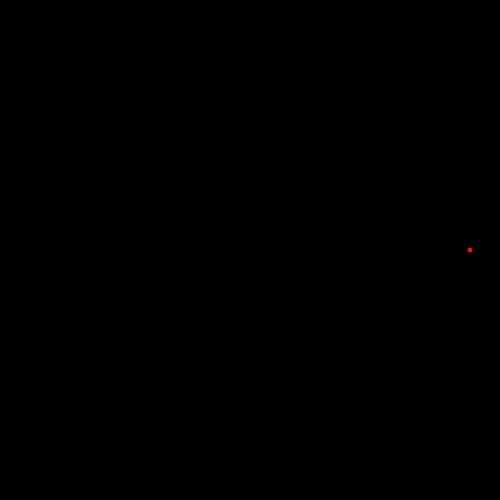
Frame 1 (no input)
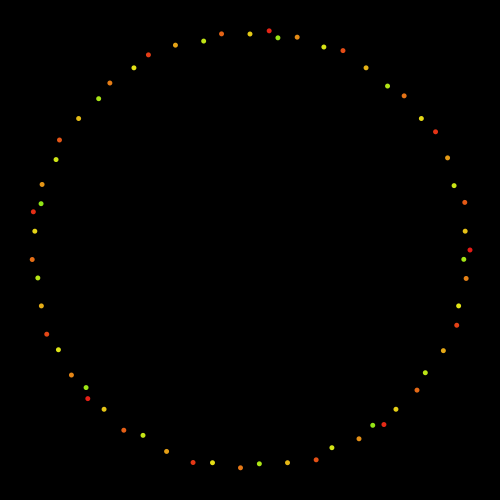
Frame 60 (the mouse pressed at the canvas centre just before this capture)
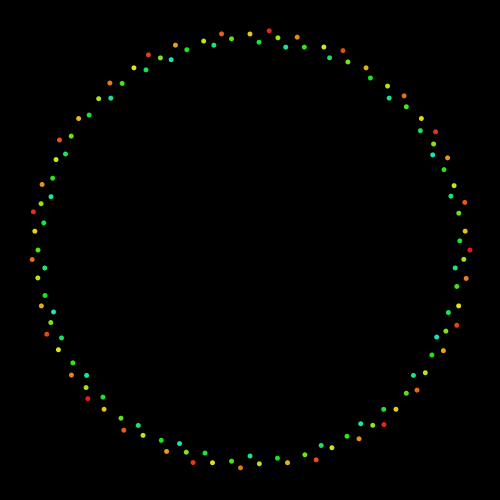
Frame 120 (the mouse held since frame 60 and released just before this capture)

The Processing sketch that drew these frames (run headless with seeded random() and noise(); from frame 60 on, the mouse is pressed at the canvas centre):

// Processing sketch: processing_154078
// ── processing_154078.pde

float x,y, angle,radius=220;

void setup() {
  size(500, 500);
  background(0);
  //frameRate(5);
  colorMode(HSB,255,100,100);
}

void draw() {

  x = width/2 + cos(angle)*radius;
  y = height/2 + sin(angle)*radius;
  fill(frameCount%255,90,90);
  noStroke();
  ellipse(x, y, 5, 5);
  if (frameCount%15==0) radius -= 2;
  angle += radians(137.5);
  if (radius<10) noLoop();
}
